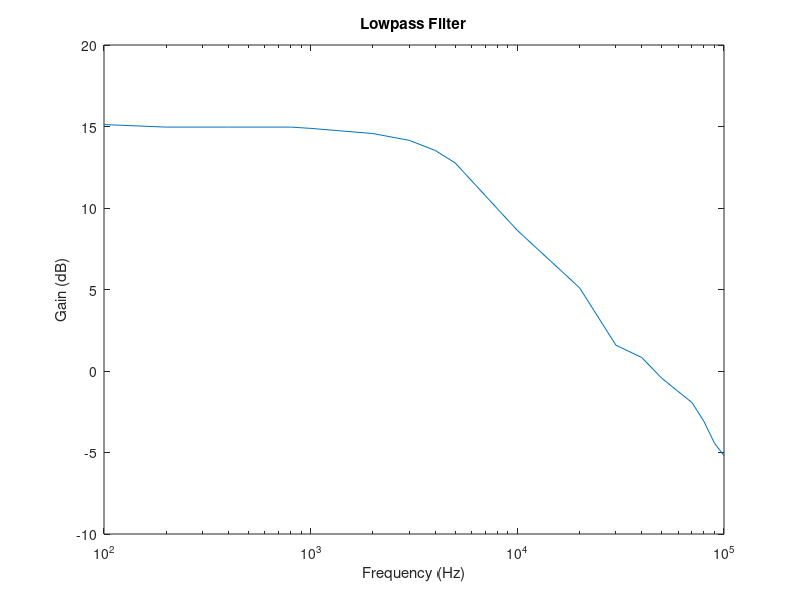

Write MATLAB code to recreate this figure.
freq3db = 5.787e3;
C = 11e-9;
R2 = 2.5e3;


%Lowpass
Vout = [1.14 1.12 1.12 1.12 1.11 1.07 1.02 0.950 0.870 0.540 0.360 0.240 0.220 0.190 0.160 0.140 0.120 0.110];
freq = [100 200 400 800 1000 2000 3e3 4e3 5e3 10e3 20e3 30e3 40e3 50e3 70e3 80e3 90e3 100e3];
Vin = 200e-3;
gaindB = 20*log10(Vout/Vin);
figure
semilogx(freq, gaindB);
title('Lowpass Filter');
xlabel('Frequency (Hz)');
ylabel('Gain (dB)');